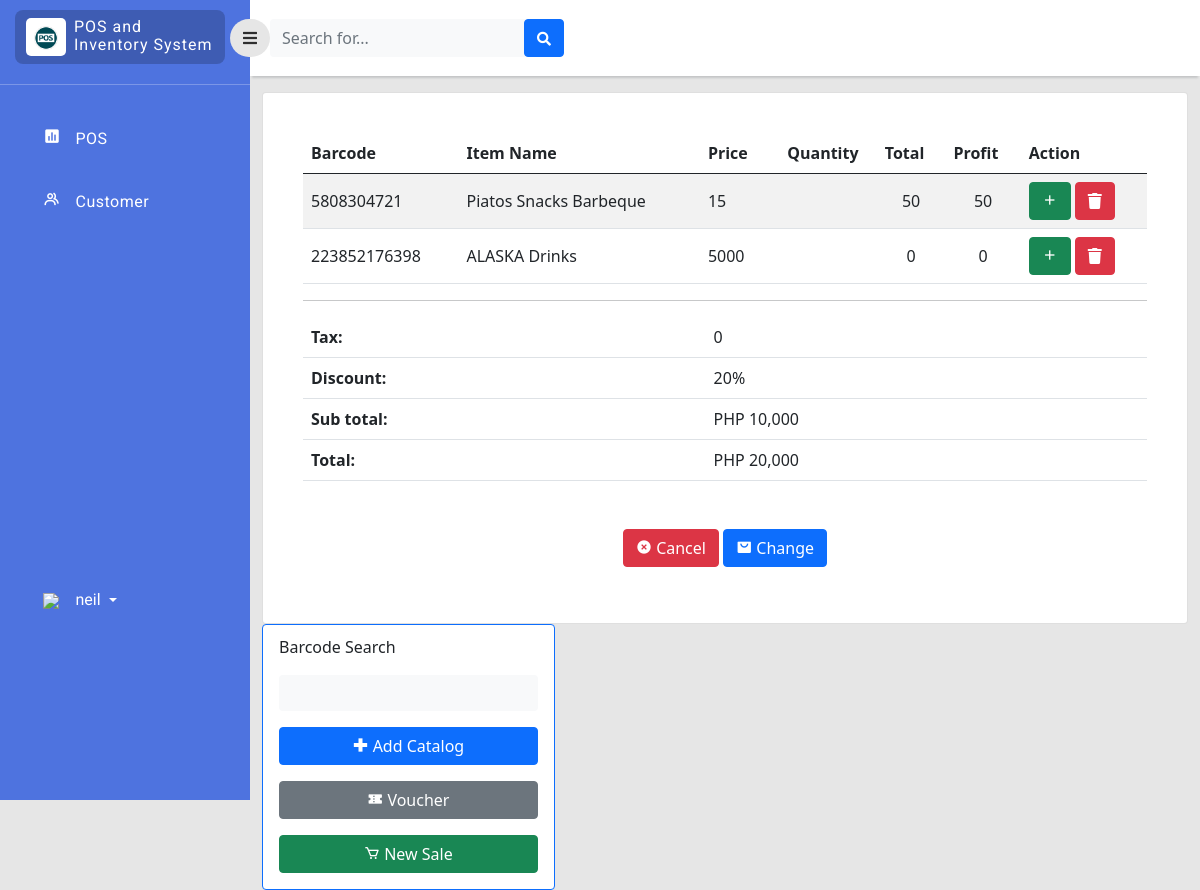
Before: /cashier/dashboard.php (signed in) with the older database file.
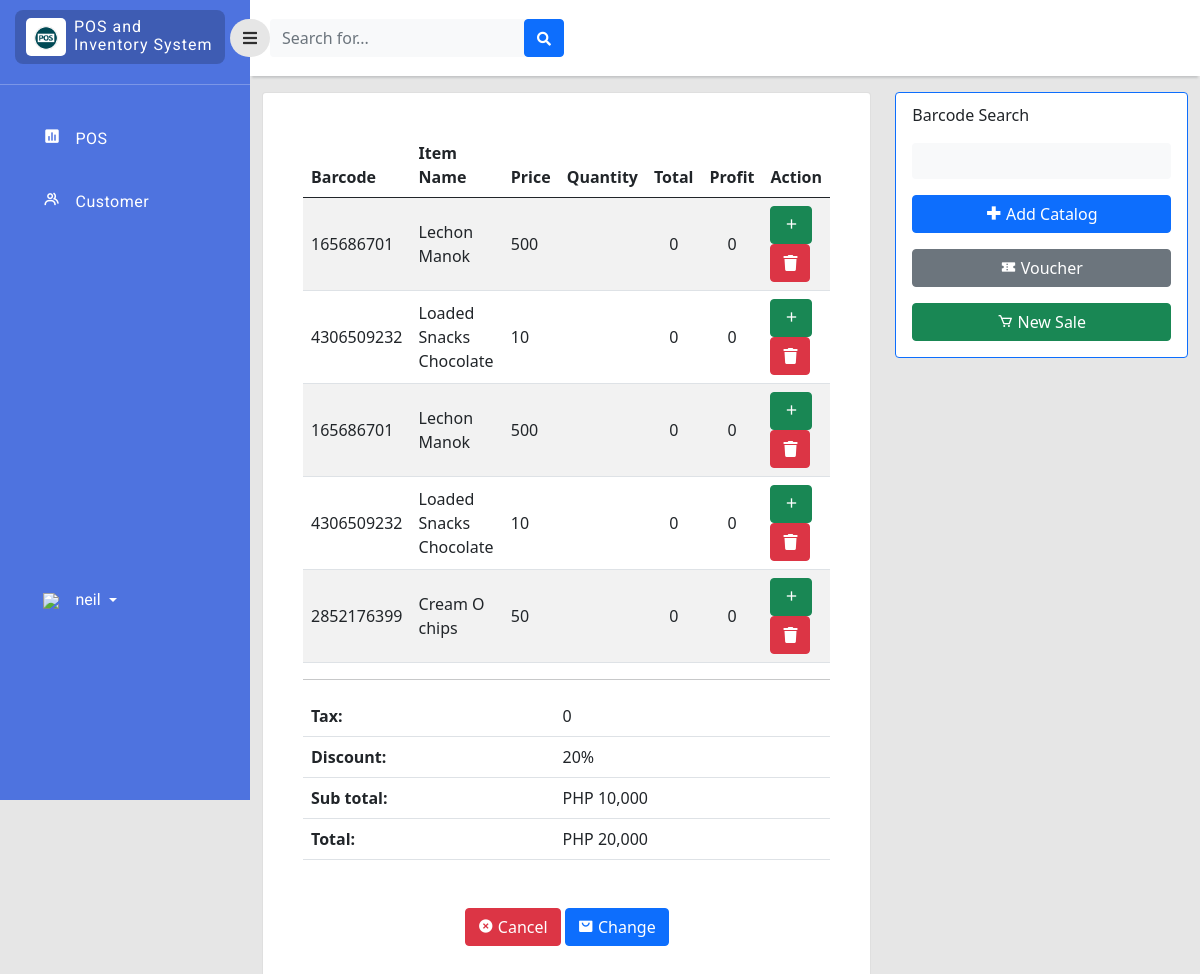
After: the same page with the newer database file.
### tables this page shows
CREATE TABLE `sales` (
  `sales_id` int(11) NOT NULL,
  `item_id` bigint(11) NOT NULL,
  `bar_code` varchar(255) NOT NULL,
  `item_name` varchar(255) NOT NULL,
  `sales_price` double NOT NULL,
  `Profit` double NOT NULL,
  `sales_quantity` double NOT NULL,
  `Total` double NOT NULL
);

CREATE TABLE `inventory` (
  `item_id` bigint(11) NOT NULL,
  `bar_code` bigint(11) NOT NULL,
  `item_name` varchar(255) NOT NULL,
  `quantity` int(11) NOT NULL,
  `price` double NOT NULL,
  `profit` double NOT NULL,
  `on_hand` int(11) NOT NULL,
  `category_id` int(11) NOT NULL,
  `supplier_id` int(11) NOT NULL,
  `stock_in` date NOT NULL
);

### cashier/dashboard.php (the view, shortened to what this page needs)
<?php
include '../php/connection.php';
?>
<!doctype html>
<html lang="en">
  <head>
    <link href="https://cdn.jsdelivr.net/npm/bootstrap@5.0.2/dist/css/bootstrap.min.css" rel="stylesheet"
>
    <link rel="stylesheet" type="text/css" href="../style/dash.css">
    <link
      href="https://cdnjs.cloudflare.com/ajax/libs/font-awesome/5.15.1/css/all.min.css"
      rel="stylesheet"
    />
    <link href='https://unpkg.com/boxicons@2.1.2/css/boxicons.min.css' rel='stylesheet'>
    </head>
    <body>
    <div class="page">
        <div class="sidebar">
            <div class="sidebar-header">
                <div class="sidebar-logo-container">
                    <div class="logo-container">
                        <img class="logo-sidebar" src="../image/logo.png" />
                    </div>
                    <div class="sys-name-container mt-2">
                        <p class="sys-name">
                            POS and <br>
                            <span class="brand-subname">
                            Inventory System
                            </span>
                        </p>
                    </div>
                </div>
            </div>
             <hr style="color:rgb(255, 255, 255);margin-top:10px;">
            <div class="sidebar-body">
                <ul class="navigation-list">
                    <li class="navigation-list-item">
                        <a class="navigation-link" href="dashboard.php">
                            <div class="row">
                                <div class="col-2">
                                    <i class='bx bxs-bar-chart-square' ></i>
                                </div>
                                <div class="col-9">
                                    POS
                                </div>
                            </div>
                        </a>
                    </li>
                    <li class="navigation-list-item">
                        <a class="navigation-link" href="customer.php">
                            <div class="row">
                                <div class="col-2">
                                    <i class='bx bx-group'></i>
                                </div>
                                <div class="col-9">
                                    Customer
                                </div>
                            </div>
                        </a>
                    </li>
                   <li class="navigation-list-item" style="margin-top: 350px;">
                        <div class="dropdown pb-1">
                            <a href="#" class="d-flex align-items-center text-white text-decoration-none dropdown-toggle" id="dropdownUser1" data-bs-toggle="dropdown" aria-expanded="false">
                                <div class="col-2">
                                    <img src="../image/user_35px.png" />
                                </div>
                                <span class="d-none d-sm-inline mx-1"><?php echo $_SESSION["username"];  ?></span>
                            </a>
                        </div>
                    </li>
                </ul>
            </div>
        </div>
        <div class="content">
            <div class="navigationBar">
                <button id="sidebarToggle" class="btn sidebarToggle">
                    <i class="fas fa-bars"></i>
                </button>
                <form class="d-none d-sm-inline-block form-inline mr-auto ml-md-3 my-2 my-md-0 mw-100 navbar-search">
                    <div class="input-group">
                        <input type="text" class="form-control bg-light border-0 small" placeholder="Search for..."aria-label="Search" aria-describedby="basic-addon2">
                        <div class="input-group-append">
                            <button class="btn btn-primary" type="button">
                                <i class="fas fa-search fa-sm"></i>
                            </button>
                        </div>
                    </div>
                </form>
            </div>
            <div class="container-fluid">
                    <div class="row">
                        <div class="col ">
                            <div class="card" >
                                <div class="card-body rounded-3 m-4 table-responsive-sm">
                                    <table class="table table-striped align-middle">
                                        <thead>
                                            <tr>
                                                <th scope="col">Barcode</th>
                                                <th scope="col">Item Name</th>
                                                <th scope="col">Price</th>
                                                <th scope="col" style="text-align: center">Quantity</th>
                                                <th scope="col">Total</th>
                                                <th scope="col">Profit</th>
                                                <th scope="col">Action</th>
                                            </tr>
                                        </thead>
                                        <tbody>
                                            <?php
                                            $query_run = mysqli_query($con,"SELECT * FROM sales,inventory WHERE(sales.item_id=inventory.item_id)");
                                            $sql_run = mysqli_query($con,"SELECT * FROM sales");
                                            while ($rows=mysqli_fetch_assoc($query_run) AND $dow=mysqli_fetch_assoc($sql_run)) { ?>
                                            <tr>
                                                <TD><?php echo $rows['bar_code'];  ?></TD>
                                                <TD><?php echo $rows['item_name'];  ?></TD>
                                                <TD><?php echo $rows['price'];  ?></TD>
                                                <TD>
                                                </TD>
                                                 <TD style="text-align:center"><?php echo $dow['Total'];  ?></TD>
                                                 <TD style="text-align:center"><?php echo $dow['Profit'];  ?></TD>
                                                 <TD>
                                                    <button class="btn btn-success" data-dir="up" data-bs-toggle="modal"
                                                    data-bs-target="#quantity">
                                                        <i class='bx bx-plus'></i>
                                                    </button>
                                                    <button class="btn btn-danger deletebtn" data-toggle="modal" type="button"><i class="fas fa-trash" data-toggle="tooltip" title="edit"></i></button>
                                                </TD>
                                            </tr>
                                        <?php }?>
                                        </tbody>
                                    </table>
                                    <hr>
                                    <table class="table table-striped align-middle" >
                                        <thead>
                                             <tr>
                                                <th>Tax:</th>
                                                <td>0</td>
                                            </tr>
                                            <tr>
                                                <th>Discount:</th>
                                                <td>20%</td>
                                            </tr>
                                            <tr>
                                                <th>Sub total:</th>
                                                <td>PHP 10,000</td>
                                            </tr>
                                            <tr>
                                                <th>Total:</th>
                                                <td>PHP 20,000</td>
                                            </tr>
                                        </thead>
                                    </table>
                                    <form class="text-center mt-5">
                                        <button class="btn btn-danger mb-3" type="button">
                                            <i class='bx bxs-x-circle'></i> Cancel
                                        </button>
                                        <button class="btn btn-primary mb-3" type="button">
                                            <i class='bx bxs-shopping-bag-alt' ></i> Change
                                        </button>
                                    </form>
                                </div>
                            </div>
                        </div>
                        <div class="col-12 col-md-5 col-lg-4">
                            <div class="card border-primary ps-3 pe-3">
                                <form class="d-none d-sm-inline-block form-inline mr-auto ml-md-3 my-2 my-md-0 mw-100 navbar-search " action="postransac.php" method="POST">
                                    <p style="margin-top: 10px;">Barcode Search</p>
                                    <input type="text" class="form-control bg-light border-0 small mb-3" name="bar_code">
                                    <button class="btn btn-primary w-100 mb-3" type="submit" name="create">
                                        <i class='bx bx-plus-medical'></i> Add Catalog
                                    </button>
                                    <button class="btn btn-secondary w-100 mb-3" type="button">
                                        <i class='bx bxs-coupon'></i> Voucher
                                    </button>
                                    <button class="btn btn-success w-100 mb-3" type="button">
                                        <i class='bx bx-cart' ></i> New Sale
                                    </button>
                                </form>
                            </div>
                        </div>
                </div>
            </div>
        </div>
     </div>
</body>
</html>

### style/dash.css (style rules this page uses)
body { background-color: #e6e6e6; }
.page .sidebar { background: rgb(78, 115, 223); position: fixed; top: 0; left: 0; width: 250px; height: 100vh; overflow-y: auto; overflow-x: hidden; transition: all 0.3s ease; }
.page .content { margin-left: 250px; transition: all 0.3s ease; }
.navigationBar { background-color: white; height: 50px; display: flex; padding: 38px 0px; align-items: center; box-shadow: 0 4px 2px -2px #c5c6c7; }
.sidebarToggle { font-size: 16px; color: rgb(0, 0, 0, 0.8); margin-left: -20px; z-index: 999; border-radius: 50px; background-color: #e6e6e6; transition: all 0.3s ease; outline: none!important; box-shadow: none!important; }
.sidebar-header { padding: 10px 25px 10px 15px; }
.sidebar-logo-container { background-color: rgb(0, 0, 0, 0.2); border-radius: 8px; padding-left: 3px; display: flex; }
.logo-container { max-width: 40px; background-color: #fff; border-radius: 5px; margin: 8px; padding: 6px 8px; }
.logo-sidebar { width: 100%; height: auto; }
.sys-name { color: white; margin: 0px; line-height: 1.1rem; font-size: 16px; letter-spacing: 1px; font-family: 'Roboto', sans-serif; }
.navigation-list { list-style-type:none; padding: 0px 18px; margin-top: 30px; }
.navigation-list-item { padding: 12px 18px 12px 25px; margin: 15px 0px; border-radius: 8px; }
.navigation-link { color: #fff; letter-spacing: 0.5px; font-weight: 400; text-decoration: none; font-size: 16px; font-family: 'Roboto', sans-serif; }
.navigation-link i { font-size: 18px; color: #fff; }
.navigation-list-item .dropdown span { text-decoration: none; font-size: 16px; font-family: 'Roboto', sans-serif; }

Changed rows visible on the page:
removed sales: item.bar_code "5808304721", item.item_name "Piatos Snacks Barbeque", item.price "15", Total "50", Profit "50"
removed sales: item.bar_code "223852176398", item.item_name "ALASKA Drinks", item.price "5000", Total "0", Profit "0"
added sales: item.bar_code "165686701", item.item_name "Lechon Manok", item.price "500", Total "0", Profit "0"
added sales: item.bar_code "4306509232", item.item_name "Loaded Snacks Chocolate", item.price "10", Total "0", Profit "0"
added sales: item.bar_code "165686701", item.item_name "Lechon Manok", item.price "500", Total "0", Profit "0"
added sales: item.bar_code "4306509232", item.item_name "Loaded Snacks Chocolate", item.price "10", Total "0", Profit "0"
added sales: item.bar_code "2852176399", item.item_name "Cream O chips", item.price "50", Total "0", Profit "0"
